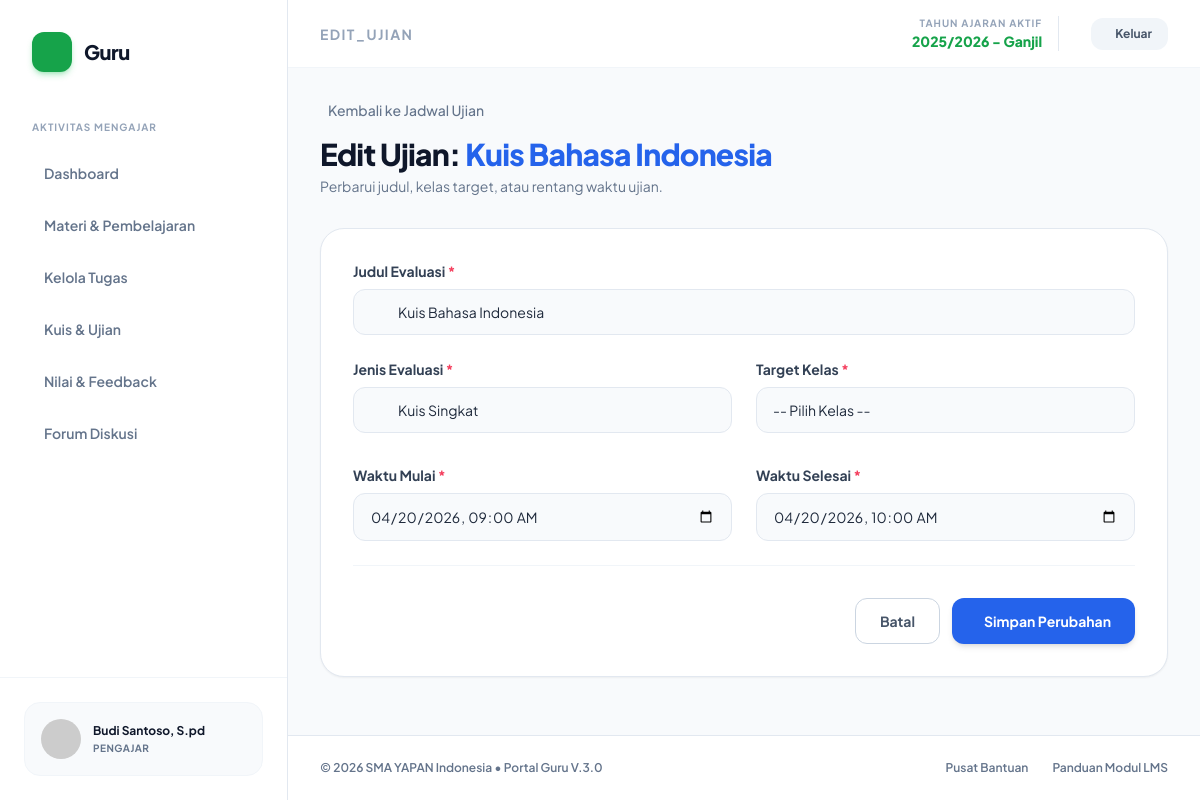
The page /guru/edit_ujian.php?id=2 (signed in) on the database its author committed.
### tables this page shows
CREATE TABLE `ujian` (
  `id_ujian` int(11) NOT NULL,
  `judul_ujian` varchar(150) NOT NULL,
  `deskripsi` text DEFAULT NULL,
  `jenis_evaluasi` enum('Kuis','Ulangan Harian','UTS','UAS') DEFAULT 'Kuis',
  `durasi` int(11) NOT NULL,
  `tgl_mulai` datetime NOT NULL,
  `tgl_selesai` datetime NOT NULL,
  `id_kelas` int(11) NOT NULL,
  `id_mapel` int(11) NOT NULL,
  `id_guru` int(11) NOT NULL,
  `tgl_buat` timestamp NOT NULL DEFAULT current_timestamp(),
  `waktu` int(11) NOT NULL DEFAULT 60
);

### guru/edit_ujian.php (the view, shortened to what this page needs)
<?php
require_once '../config/koneksi.php';
$id_guru = $_SESSION['id_user'];
$id_ujian = mysqli_real_escape_string($koneksi, $_GET['id']);
$q_ujian = mysqli_query($koneksi, "SELECT * FROM ujian WHERE id_ujian='$id_ujian' AND id_guru='$id_guru'");
$data_lama = mysqli_fetch_assoc($q_ujian);
include 'includes/header.php';
?>
<div class="mb-8">
    <a href="ujian.php" class="text-sm font-medium text-slate-500 hover:text-blue-600 flex items-center gap-2 w-fit transition-colors mb-4">
        <i class="ph ph-arrow-left text-lg"></i> Kembali ke Jadwal Ujian
    </a>
    <h1 class="text-3xl font-extrabold text-slate-900 tracking-tight">Edit Ujian: <span class="text-blue-600"><?php echo htmlspecialchars($data_lama['judul_ujian']); ?></span></h1>
    <p class="text-slate-500 text-sm mt-1">Perbarui judul, kelas target, atau rentang waktu ujian.</p>
</div>
<div class="bg-white border border-slate-200 rounded-3xl shadow-sm p-6 md:p-8 max-w-4xl">
    <form action="" method="POST" class="space-y-6">
        <div>
            <label class="block text-sm font-bold text-slate-700 mb-2">Judul Evaluasi <span class="text-rose-500">*</span></label>
            <div class="relative">
                <div class="absolute inset-y-0 left-0 pl-4 flex items-center pointer-events-none">
                </div>
                <input type="text" name="judul_ujian" required value="<?php echo htmlspecialchars($data_lama['judul_ujian']); ?>"
                    class="w-full pl-11 pr-4 py-3 bg-slate-50 border border-slate-200 rounded-xl text-sm text-slate-800 focus:outline-none focus:border-blue-500 focus:ring-1 focus:ring-blue-500 transition-all">
            </div>
        </div>
        <div class="grid grid-cols-1 md:grid-cols-2 gap-6">
            <div>
                <label class="block text-sm font-bold text-slate-700 mb-2">Jenis Evaluasi <span class="text-rose-500">*</span></label>
                <div class="relative">
                    <div class="absolute inset-y-0 left-0 pl-4 flex items-center pointer-events-none">
                    </div>
                    <select name="jenis_evaluasi" required class="w-full pl-11 pr-10 py-3 bg-slate-50 border border-slate-200 rounded-xl text-sm focus:outline-none focus:border-blue-500 focus:ring-1 focus:ring-blue-500 appearance-none transition-all cursor-pointer">
                        <option value="Kuis Singkat" <?php if($data_lama['jenis_evaluasi'] == 'Kuis Singkat') echo 'selected'; ?>>Kuis Singkat</option>
                    </select>
                    <div class="absolute inset-y-0 right-0 pr-4 flex items-center pointer-events-none">
                    </div>
                </div>
            </div>
            <div>
                <label class="block text-sm font-bold text-slate-700 mb-2">Target Kelas <span class="text-rose-500">*</span></label>
                <div class="relative">
                    <select name="id_kelas" required class="w-full pl-4 pr-10 py-3 bg-slate-50 border border-slate-200 rounded-xl text-sm focus:outline-none focus:border-blue-500 focus:ring-1 focus:ring-blue-500 appearance-none transition-all cursor-pointer">
                        <option value="">-- Pilih Kelas --</option>
                    </select>
                    <div class="absolute inset-y-0 right-0 pr-4 flex items-center pointer-events-none">
                    </div>
                </div>
            </div>
        </div>
        <div class="grid grid-cols-1 md:grid-cols-2 gap-6 pt-2">
            <div>
                <label class="block text-sm font-bold text-slate-700 mb-2">Waktu Mulai <span class="text-rose-500">*</span></label>
                <input type="datetime-local" name="tgl_mulai" required value="<?php echo !empty($data_lama['tgl_mulai']) ? date('Y-m-d\TH:i', strtotime($data_lama['tgl_mulai'])) : ''; ?>"
                    class="w-full px-4 py-3 bg-slate-50 border border-slate-200 rounded-xl text-sm text-slate-800 focus:outline-none focus:border-blue-500 focus:ring-1 focus:ring-blue-500 transition-all cursor-pointer">
            </div>
            <div>
                <label class="block text-sm font-bold text-slate-700 mb-2">Waktu Selesai <span class="text-rose-500">*</span></label>
                <input type="datetime-local" name="tgl_selesai" required value="<?php echo !empty($data_lama['tgl_selesai']) ? date('Y-m-d\TH:i', strtotime($data_lama['tgl_selesai'])) : ''; ?>"
                    class="w-full px-4 py-3 bg-slate-50 border border-slate-200 rounded-xl text-sm text-slate-800 focus:outline-none focus:border-blue-500 focus:ring-1 focus:ring-blue-500 transition-all cursor-pointer">
            </div>
        </div>
        <div class="pt-8 border-t border-slate-100 flex justify-end gap-3">
            <a href="ujian.php" class="px-6 py-3 border border-slate-300 text-slate-600 hover:bg-slate-50 font-bold text-sm rounded-xl transition-colors">
                Batal
            </a>
            <button type="submit" name="update" class="px-6 py-3 bg-[#2563EB] hover:bg-blue-700 text-white font-bold text-sm rounded-xl transition-colors flex items-center gap-2 shadow-md">
                <i class="ph ph-floppy-disk text-lg"></i> Simpan Perubahan
            </button>
        </div>
    </form>
</div>
<?php include 'includes/footer.php'; ?>

### guru/includes/header.php (style rules this page uses)
body { font-family: 'Plus Jakarta Sans', sans-serif; background-color: #f8fafc; }

### rows shown on the page
ujian: judul_ujian "Kuis Bahasa Indonesia", tgl_mulai "04/20/2026 09:00", tgl_selesai "04/20/2026 10:00"

### other values the page prints
$_SESSION['nama'] "Budi Santoso, S.pd"
str_replace('.php', '', ucfirst($current_page)) "EDIT_UJIAN"
$_SESSION['nama_tahun_aktif'] "2025/2026"
$_SESSION['semester_aktif'] "Ganjil"
